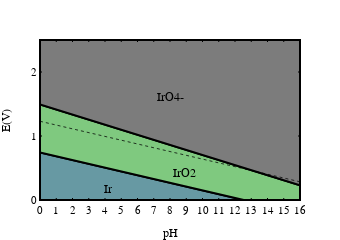

The notebook cell saved with this chart:
### Code cell
fig = dict(data=data, layout=layout)
py_off.iplot(fig)

if with_iro3:
    py.iplot(fig, filename=os.path.join(save_dir, "bulk_pourbiax", "pl_bulk_pourbaix__regular"))
else:
    py.iplot(fig, filename=os.path.join(save_dir, "bulk_pourbiax", "pl_bulk_pourbaix_wo_iro3__regular"))

### Figure 1 — Plotly figure (JSON) as saved in the notebook; plotly's stock layout.template omitted (floating-point values rounded to 4 significant figures)
{"data": [{"fill": "toself", "fillcolor": "#6799A3", "hoverinfo": "none", "line": {"color": "black"}, "mode": "lines", "name": "Ir", "showlegend": true, "type": "scatter", "uid": "57dd6e89-615c-4ed8-9859-b7c96efccc75", "x": [1.776e-15, 12.54, 0, 1.776e-15], "y": [0.7411, 4.441e-16, 0, 0.7411]}, {"hoverinfo": "name", "mode": "lines+text", "name": "Ir", "text": ["Ir"], "textfont": {"color": "black", "family": "Arial", "size": 12}, "textposition": "bottom center", "type": "scatter", "uid": "15bafc88-44ad-4aa9-9610-fc2aa7210e48", "x": [4.18], "y": [0.247]}, {"fill": "toself", "fillcolor": "#7FC97F", "hoverinfo": "none", "line": {"color": "black"}, "mode": "lines", "name": "IrO2", "showlegend": true, "type": "scatter", "uid": "d2fc9c09-7f31-4516-89d0-55ced8430e16", "x": [16, 16.0, 12.54, 1.776e-15, 1.776e-15, 16], "y": [0.2313, 2.22e-16, 4.441e-16, 0.7411, 1.492, 0.2313]}, {"hoverinfo": "name", "mode": "lines+text", "name": "IrO2", "text": ["IrO2"], "textfont": {"color": "black", "family": "Arial", "size": 12}, "textposition": "bottom center", "type": "scatter", "uid": "c8229ae9-61bb-420d-b868-94c9ad2f5c55", "x": [8.908], "y": [0.4929]}, {"fill": "toself", "fillcolor": "#7c7c7c", "hoverinfo": "none", "line": {"color": "black"}, "mode": "lines", "name": "IrO4-", "showlegend": true, "type": "scatter", "uid": "b811b9c2-bdae-4cfa-8bd5-6af5baa6fb70", "x": [16, 1.776e-15, 2.665e-15, 16, 16], "y": [0.2313, 1.492, 2.5, 2.5, 0.2313]}, {"hoverinfo": "name", "mode": "lines+text", "name": "IrO4-", "text": ["IrO4-"], "textfont": {"color": "black", "family": "Arial", "size": 12}, "textposition": "bottom center", "type": "scatter", "uid": "d36794af-39f6-47ef-bb89-2542e3fa3dbf", "x": [8], "y": [1.681]}, {"marker": {"color": "black", "line": {"color": "black", "width": 4}}, "mode": "lines", "type": "scatter", "uid": "a841e7d7-99e5-4309-880a-0ac9daebdb7e", "x": [0, 16, 16, 0, 0], "y": [0, 0, 2.5, 2.5, 0]}, {"line": {"color": "black", "dash": "dot", "width": 0.75}, "mode": "lines", "name": "lines", "type": "scatter", "uid": "41ba6b3d-141e-4035-a55b-ec19ad04c88a", "x": [0, 16], "y": [1.23, 0.2844]}], "layout": {"font": {"color": "black", "family": "Arial"}, "height": 226.8, "margin": {"b": 40, "l": 40, "r": 40, "t": 40}, "showlegend": false, "width": 340.2, "xaxis": {"dtick": 1, "linecolor": "black", "mirror": "ticks", "range": [0, 16], "showgrid": false, "showline": true, "tick0": 0, "tickcolor": "black", "tickfont": {"size": 10.67}, "ticklen": 2, "ticks": "inside", "tickwidth": 1, "title": {"font": {"size": 12}, "text": "pH"}, "type": "linear", "zeroline": false}, "yaxis": {"linecolor": "black", "mirror": "ticks", "range": [0, 2.5], "showgrid": false, "showline": true, "tick0": 0, "tickcolor": "black", "tickfont": {"size": 10.67}, "ticklen": 2, "ticks": "inside", "tickwidth": 1, "title": {"font": {"size": 12}, "text": "E(V)"}, "type": "linear", "zeroline": false}}}
